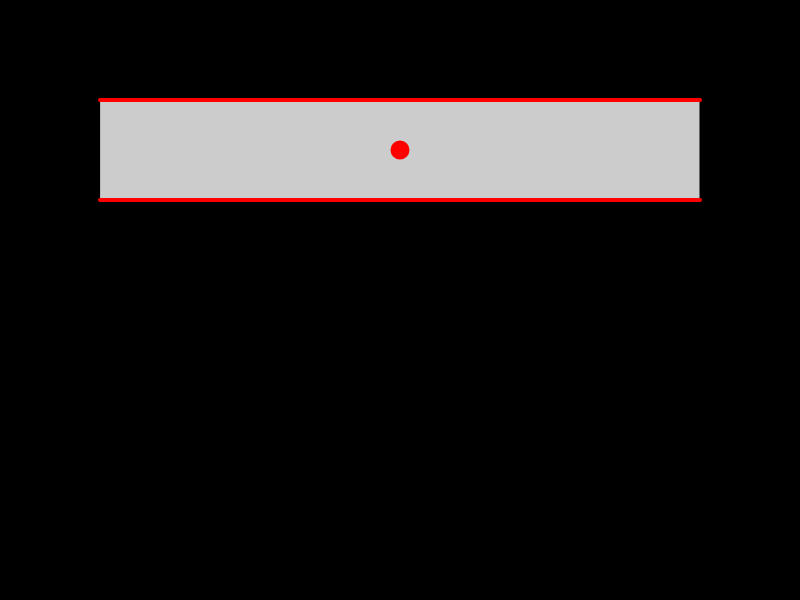
Frame 1 (no input)
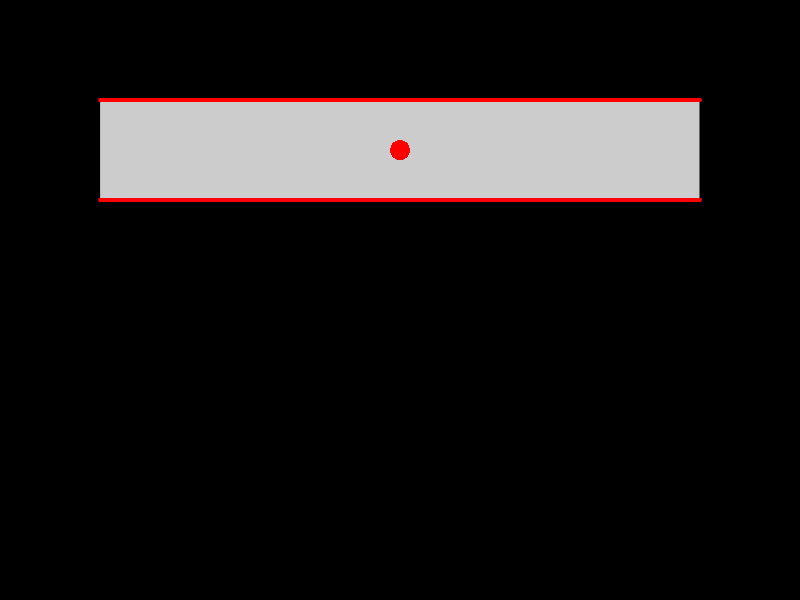
Frame 60 (no input)
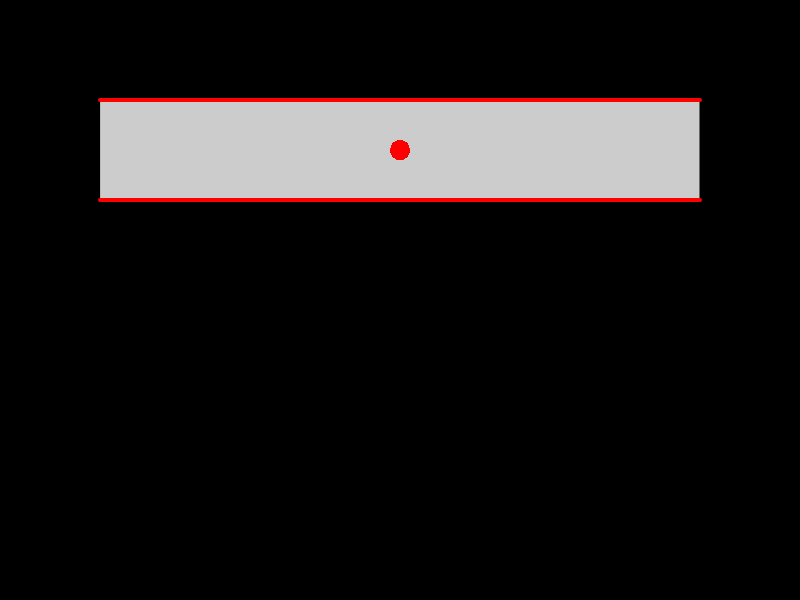
Frame 120 (the mouse pressed at the canvas centre since frame 60)

The p5.js sketch that drew these frames (run headless with seeded random() and noise() and a simulated clock; from frame 60 on, the mouse is pressed at the canvas centre):

// p5.js sketch
// ── sketch.js
const w = 800;
const h = 600;

class Molecule {
  constructor() {
    this.diameter = 15;
  }
  draw() {
    fill(this.color)
    circle(this.x, this.y, this.diameter)
  }
}

class RedMolecule extends Molecule {
  constructor() {
    super()
    this.color = "red"
    this.x = 400;
    this.y = 150;
  }
}

const r = new RedMolecule()

function setup() {
  createCanvas(w, h);
  background(0);
  fill(204);
  stroke(0);
  rect(100, 100, 600, 100);
  stroke("red");
  strokeWeight(4);
  line(100, 100, 700, 100);
  line(100, 200, 700, 200);

}

function draw() {
  r.draw();

}
